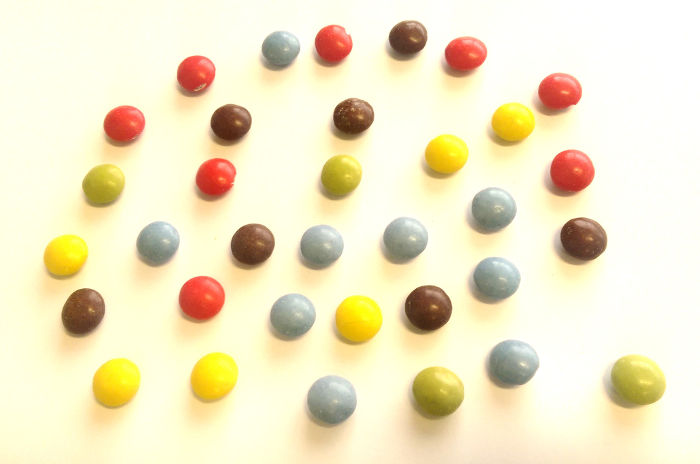
%> input picture exercise1/extra/candy.jpg, 700 x 464 px
$ octave extra3f.m   (GNU Octave 9; MATLAB toolbox functions it lacks are replaced by stand-ins)
%> lines starting %> are read from the running program, lines starting %| are printed output that depends on the picture; in (x1, y1, x2, y2) boxes, pixels count from 0 and x2, y2 are one past the last pixel; in counts of white or black regions, pixels touching at a corner belong together; the program's own positions count from 1
### exercise1/Assignment3/myhist.m
function [ H, bins ] = myhist(I , nbins) % H, bins are outputs and I,nbins are inputs
I = reshape(I, 1, numel(I) ); % reshape image in 1D vector 1xI_len
H = zeros(1, nbins) ; % initialize the histogram
max_val_in = 255 ; % highest input value
min_val_in = 0 ; % lowest input value
max_val_out = nbins; % highest cell index
min_val_out = 1 ; % lowest cell index
% Compute bin numbers for all pixels
f = (max_val_out - min_val_out) / (max_val_in - min_val_in); % Compute the scaling factor
idx = floor(double(I) * f) + min_val_out; % Calculate indices for all pixels, rounding them down
idx(idx > nbins) = nbins; % Truncate the outliers
for i = 1 : length(I) % Now iterate the image and increase appropriate histogram cell for each ←-
% pixel
H(idx(i)) = H(idx(i)) + 1;
end
% Normalize the histogram (sum of cell values equals 1)
H = H / sum(H) ;
% Compute reference values for all cells in the histogram
bins = ( (1 : nbins) - min_val_out) ./ f;
end

### exercise1/extra/otsu.m
function threshold = otsu(I)
nbins = 256;
counts = myhist(I, nbins); % Obtain the histogram
p = counts / sum(counts); % Normalize the histogram
sigma = zeros(nbins, 1);
for t = 1 : nbins
qlow = sum(p(1:t));
qhigh = sum(p(t + 1 : end));
miu_L = sum(p(1:t) .* (1:t)) / qlow;
miu_H = sum(p(t + 1 : end) .* (t + 1 : nbins)) ./ qhigh;
sigma(t) = qlow * qhigh * (miu_L - miu_H) ^ 2;
end
[~, threshold] = max(sigma(:));
end

### exercise1/extra/extra3f.m
clc; % Clear command window.
clear; % Delete all variables.
close all;  % Close all figure windows except those created by imtool.
imtool close all;  % Close all figure windows created by imtool.
fontSize = 16;

I = imread('candy.jpg');
%> I is the input picture: size 464x700x3 uint8; mean R, G, B 242.4, 232.7, 199.4
I_GRAY = rgb2gray(I);
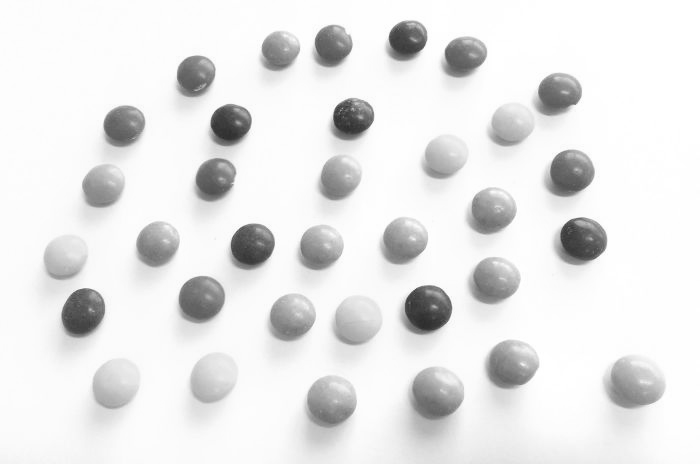
%> I_GRAY: size 464x700 uint8; min 40, max 255, mean 231.9

tresh = otsu(I_GRAY)
%> after the loop in myhist, `for i = 1 : length(I)`: H = 256 values, max 40343 at index 254, min 0 at index 1, mean 1268.8
%> in myhist, `H = H / sum(H) ;`: H = 256 values, max 0.124 at index 254, min 0 at index 1, mean 0.00391
%> in otsu, `counts = myhist(I, nbins);`: counts has the same summary as H in myhist
%> in otsu, `p = counts / sum(counts);`: p has the same summary as H in myhist
%> the loop in otsu, `for t = 1 : nbins` made 256 passes
%> (qlow, qhigh, miu_L, miu_H) on passes 1 to 3: (0, 1, NaN, 232.9), (0, 1, NaN, 232.9), (0, 1, NaN, 232.9)
%> in otsu, `[~, threshold] = max(sigma(:));`: threshold = 191
%> tresh = 191
[H, bins]= myhist(I_GRAY, 255);
%> H = 255 values, max 0.124 at index 253, min 0 at index 1, mean 0.00392; bins = 255 values from 0 to 255
A = I_GRAY > tresh; % mask, we flip the values
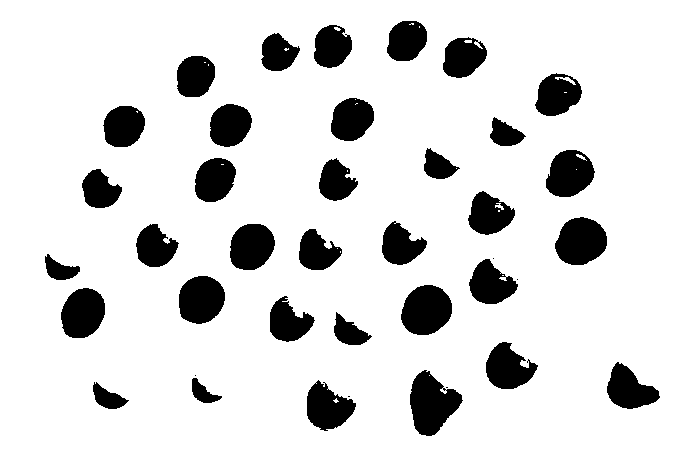
%> A: size 464x700 logical; 86.6% white; 39 black regions (5 under 20 px), largest, box (x1, y1, x2, y2) and area: (410, 370, 463, 436) 2170, (401, 285, 452, 335) 1970, (555, 217, 607, 265) 1897
A = ~A;

SE = ones(10);
A1 = imdilate(A, SE);
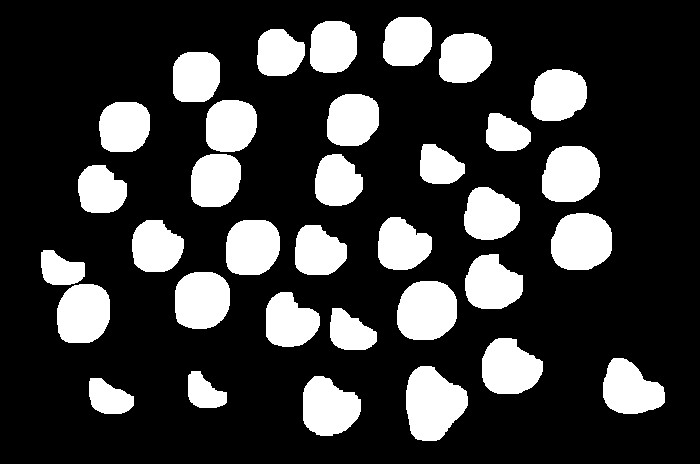
%> A1: size 464x700 logical; 22.6% white; 34 white regions, largest, box (x1, y1, x2, y2) and area: (406, 366, 468, 441) 3356, (397, 281, 457, 340) 2960, (551, 213, 612, 270) 2878
A2 = imerode(A1, SE);
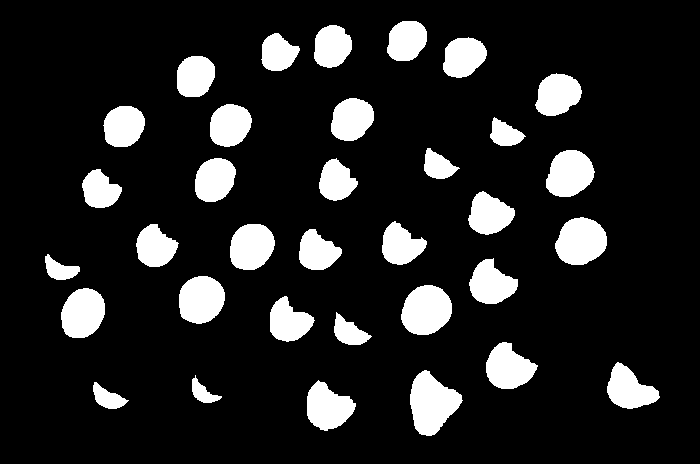
%> A2: size 464x700 logical; 13.7% white; 34 white regions, largest, box (x1, y1, x2, y2) and area: (410, 370, 463, 436) 2204, (401, 285, 452, 335) 1970, (555, 217, 607, 265) 1897

K = bwlabel(A2); % Use connected components algorithm to label all components
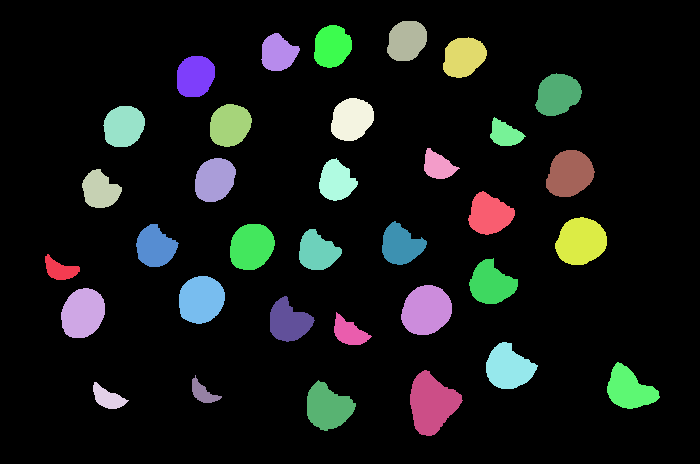
%> K: size 464x700 double; 35 distinct labels, from 0 to 34; one colour per label, 0 black

label_max = max(K(:)); % A trick to get all values present in matrix L
%> label_max = 34
figure;
rows1 = 6;
cols1 = 6;

subplot(1,1,1);
imshow(I); title('Select a point here');
hold on;
axis on;
%> (the run ends here)
